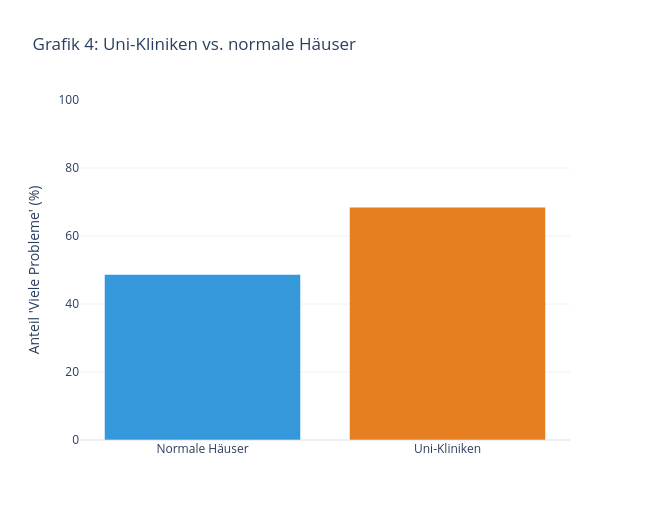

The notebook cell this image was saved under:
### Markdown cell above
### Grafik 4 — Uni-Kliniken vs. normale Häuser
Balkendiagramm: Anteil „Viele Probleme" für Uni-Kliniken vs. normale Häuser. Prüft die Hypothese, dass akademische Kliniken durch intensivere Forschung und Facharztdichte besser abschneiden.

### Code cell
# ── Grafik 4: Uni-Kliniken vs. normale Häuser (interaktiv, mit Hover) ────
uni_pct = (
    df.groupby("SO.Uni")["hat_viele_Probleme"].mean() * 100
).rename({0: "Normale Häuser", 1: "Uni-Kliniken"})
uni_n = df.groupby("SO.Uni").size().rename({0: "Normale Häuser", 1: "Uni-Kliniken"})

hover_uni = [
    f"{name}<br>{val:.1f}% haben viele Probleme<br>n={uni_n[name]} Häuser"
    for name, val in uni_pct.items()
]

fig = go.Figure(go.Bar(
    x=list(uni_pct.index), y=uni_pct.values,
    marker_color=["#3498db", "#e67e22"],
    hovertext=hover_uni, hoverinfo="text",
))
fig.update_layout(
    title="Grafik 4: Uni-Kliniken vs. normale Häuser",
    yaxis_title="Anteil 'Viele Probleme' (%)",
    yaxis_range=[0, 100],
    template="plotly_white",
    width=650, height=520,
)
fig.show()

n_uni   = df[df["SO.Uni"]==1]
n_norm  = df[df["SO.Uni"]==0]
print(f"  Uni-Kliniken:    {n_uni['hat_viele_Probleme'].mean():.1%} haben viele Probleme (n={len(n_uni)})")
print(f"  Normale Häuser:  {n_norm['hat_viele_Probleme'].mean():.1%} haben viele Probleme (n={len(n_norm)})")
print("\n📌 Befund: Vergleich Uni- vs. Nicht-Uni-Kliniken hinsichtlich Qualitätsproblemen. Zum Ablesen genauer Werte: Maus über die Balken bewegen.")

### Figure 1 — Plotly figure (JSON) as saved in the notebook; plotly's stock layout.template omitted (floating-point values rounded to 4 significant figures)
{"data": [{"hoverinfo": "text", "hovertext": ["Normale Häuser<br>48.7% haben viele Probleme<br>n=1729 Häuser", "Uni-Kliniken<br>68.5% haben viele Probleme<br>n=92 Häuser"], "marker": {"color": ["#3498db", "#e67e22"]}, "type": "bar", "x": ["Normale Häuser", "Uni-Kliniken"], "y": [48.7, 68.48]}], "layout": {"height": 520, "title": {"text": "Grafik 4: Uni-Kliniken vs. normale Häuser"}, "width": 650, "yaxis": {"range": [0, 100], "title": {"text": "Anteil 'Viele Probleme' (%)"}}}}
